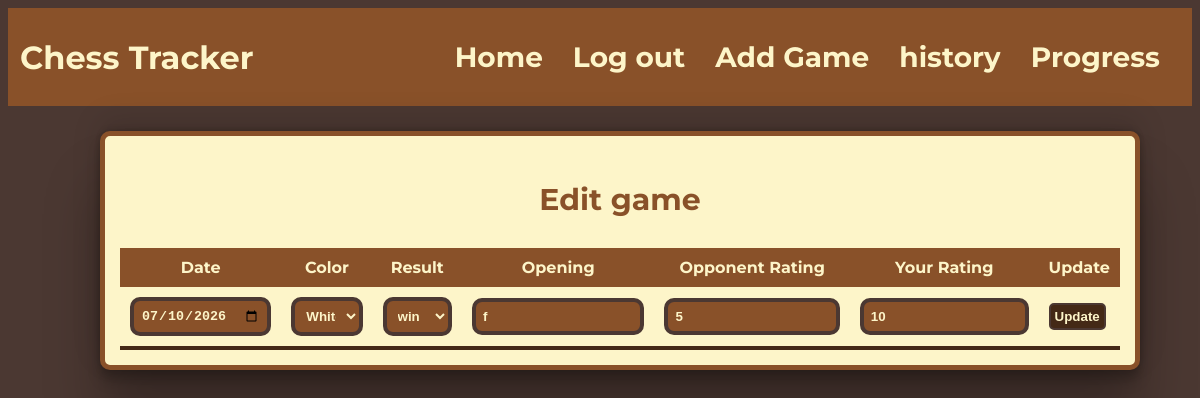
The page /edit/11 (signed in) on the database its author committed.
### tables this page shows
CREATE TABLE games (id INTEGER PRIMARY KEY AUTOINCREMENT, user_id INTEGER , date TEXT, color TEXT, result TEXT, opening TEXT, opponent_rating INTEGER, user_rating INTEGER, FOREIGN KEY (user_id) REFERENCES users(user_id));

### app.py (the view)
@app.route("/edit/<int:id>", methods = ["POST", "GET"])
@login_required
def edit(id):
    if request.method == "POST":
        user_id = session.get("user_id")
        game_info = db.execute("SELECT * FROM games WHERE id = ?",id )
        if not game_info[0]["user_id"] == user_id:
            return apology("This game dose not belong to you")
        color = request.form.get("color")
        result = request.form.get("result")
        opening = request.form.get("opening")
        opponent_rating = request.form.get("opponent_rating")
        user_rating = request.form.get("user_rating")
        date = request.form.get("date")
        if color not in ["white","black"]:
            return apology("ivalid color")
        if result not in ["win","loss","draw"]:
            return apology("Result is invalid")
        try:
            opponent_rating = int(opponent_rating)
        except:
            return apology("Opponent rating is invalid")
        try:
            user_rating = int(user_rating)
        except:
            return apology("You'r rating is invalid")
        if not opening:
            return apology("Opening is invalid")
        date_format = "%Y-%m-%d"
        try:
            datetime.strptime(date, date_format)
        except ValueError:
            return apology("Date is invalid")
        db.execute("UPDATE games SET date = ?, color = ?, result = ?, opening = ?, opponent_rating = ?, user_rating = ? WHERE user_id = ? AND id = ?" , date,color,result,opening,opponent_rating,user_rating,user_id , id)
        return redirect("/history")
    else:
        game_info = db.execute("SELECT * FROM games WHERE id = ?",id )
        if game_info[0]["user_id"] == session.get("user_id"):
            return render_template("edit.html",game_info = game_info ,id = id)
        else:
            return apology("This game dose not belong to you")

### app.py (called while the page is built)
def login_required(f):
    @wraps(f)
    def decorated_function(*args, **kwargs):
        if session.get("user_id") is None:
            return redirect("/login")
        return f(*args, **kwargs)
    return decorated_function

### templates/edit.html (shortened to what this page needs)
{% extends "layout.html" %}
{% block main %}
    <div class ="card2">
        <h3 class="center-text-head">
            Edit game
        </h3>
            <form action="/edit/{{ game_info[0].id }}" method="post">
        <table>
            <thead>
                <tr >
                    <th >Date</th>
                    <th >Color</th>
                    <th >Result</th>
                    <th >Opening</th>
                    <th >Opponent Rating</th>
                    <th >Your Rating</th>
                    <th >Update</th>
                </tr>
            </thead>
            <tbody>
                {% for game in game_info %}
                {% if game.id == id%}
                    <tr>
                        <td ><input class = "input" type="date" autocomplete="off" name="date" value="{{ game.date }}"></td>
                        {% if game.color == "white"%}
                            <td ><select name="color" class = "input"> <option value="white" selected>White</option>  <option value="black">black </option> </select></td>
                        {% else %}
                            <td ><select name="color" class = "input"> <option value="white" >White</option>  <option value="black" selected>black </option> </select></td>
                        {% endif %}
                        {% if game.result == "win"%}
                            <td ><select name="result" class = "input"> <option value="win" selected>win</option>  <option value="draw">draw </option> <option value="loss">loss </option> </select></td>
                        {% elif game.result == "draw" %}
                            <td ><select name="result" class = "input"> <option value="win" >win</option>  <option value="draw"selected>draw </option> <option value="loss">loss </option> </select></td>
                        {% else %}
                            <td ><select name="result" class = "input"> <option value="win" >win</option>  <option value="draw">draw </option> <option value="loss"selected>loss </option> </select></td>
                        {% endif %}
                        <td ><input class = "input" type="text" autocomplete="off" placeholder="Opening Name" name="opening" value="{{ game.opening }}"></td>
                        <td><input class = "input" type="number" autocomplete="off" placeholder="Opponent Rating" name="opponent_rating" value="{{ game.opponent_rating }}"></td>
                        <td ><input class = "input" type="number" autocomplete="off" placeholder="You'r Rating" name="user_rating" value="{{ game.user_rating }}"></td>
                        <td ><button class = "button1" type="submit">Update</button></td>
                    </tr>
                {% endif %}
                {% endfor %}
            </tbody>
        </table>
        </form>
    </div>
{% endblock %}

### static/styles.css (style rules this page uses)
:root { --primary-brown: #4b3832; --cream: #fdf5c9; --secondary-brown: #895129; --secondary-brown-dark: #442916; }
body { font-family: "Montserrat", sans-serif; color : var(--cream) ; background-color: var(--primary-brown); }
.input::placeholder { color: var(--cream); }
.input { color:var(--cream); border-radius:10px; border: 4px solid var(--primary-brown); padding: 7px; font-weight: bold; background-color: var(--secondary-brown); transition: background-color 0.2s ease-in-out, color 0.2s ease-in-out; width: 100%; box-sizing: border-box; }
.button1 { border-radius:5px; border: 2px solid var(--primary-brown); padding: 4px; font-weight: bold; color:var(--cream); background-color: var(--secondary-brown-dark); transition: background-color 0.2s ease-in-out, color 0.2s ease-in-out; }
.center-text-head { text-align: center; font-size: 30px; font-family: "Montserrat", sans-serif; }
.card2 { background-color: var(--cream); color : var(--secondary-brown); padding: 15px; border-radius: 10px; box-shadow: rgba(0, 0, 0, 0.25) 0px 54px 55px, rgba(0, 0, 0, 0.12) 0px -12px 30px, rgba(0, 0, 0, 0.12) 0px 4px 6px, rgba(0, 0, 0, 0.17) 0px 12px 13px, rgba(0, 0, 0, 0.09) 0px -3px 5px; width: 100%; max-width : 1000px; margin: 0 auto; border: 5px solid; }
table { width: 100%; border-collapse: collapse }
th,td { padding: 10px; }
th { background-color: var(--secondary-brown); color: var(--cream); }
td { border-bottom:4px solid var(--secondary-brown-dark); font-weight: bold; }

### rows shown on the page
games: date "07/10/2026", opening "f", opponent_rating "5", user_rating "10"
